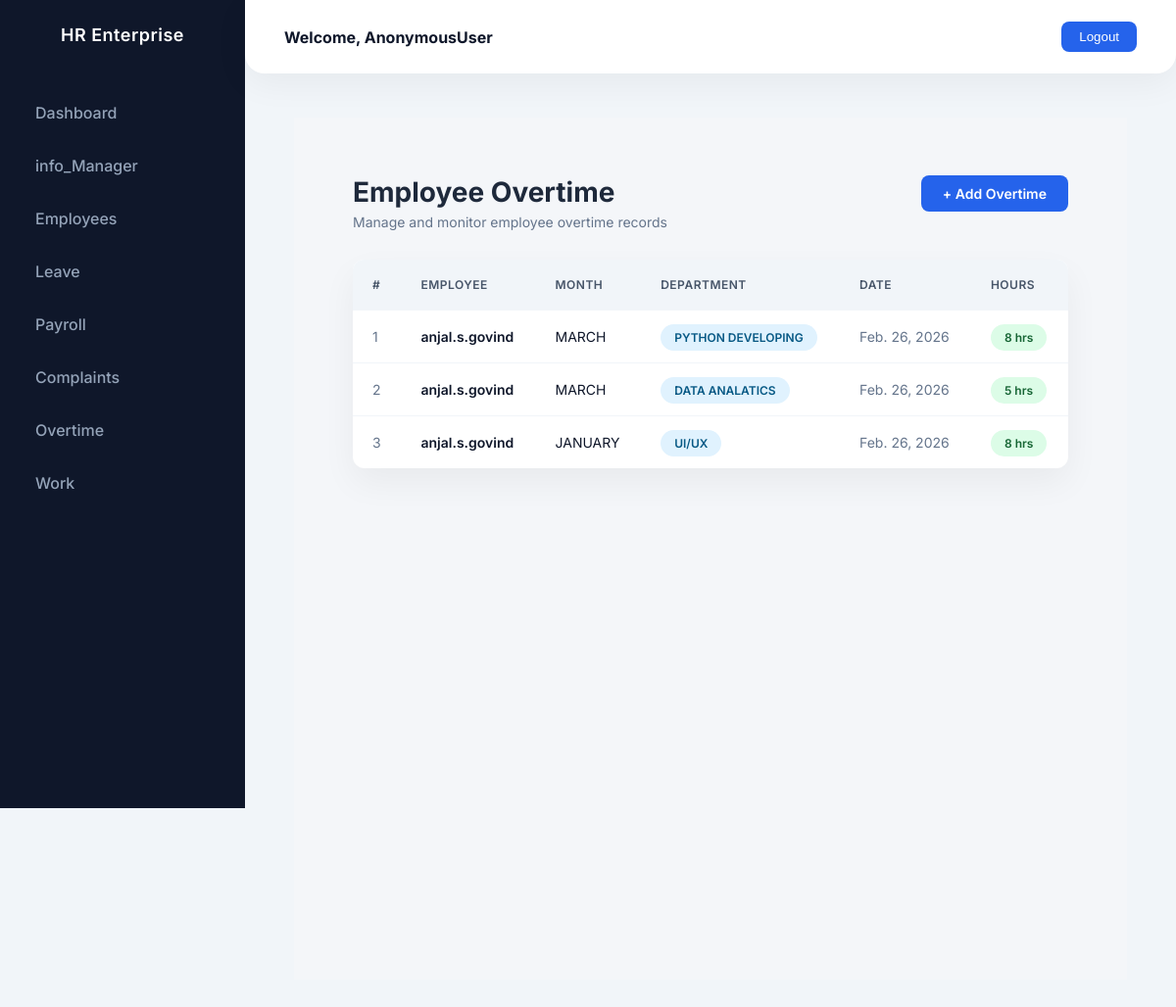
/over_view_hr, run on an earlier commit of the app's database.
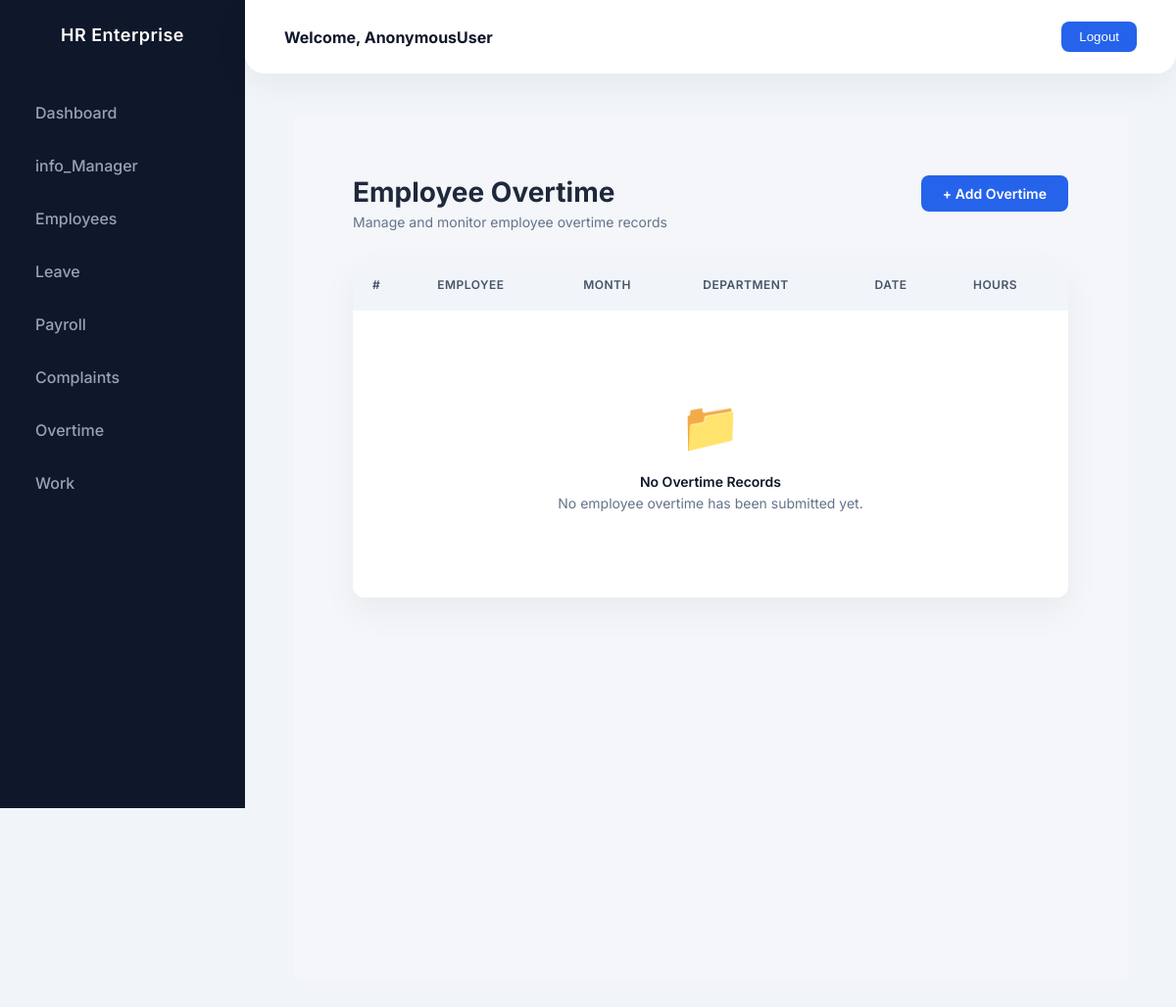
And on a later commit of the database.
### Hr_cloud_app/models.py (models this page shows)
class Overtime(models.Model):
    employee = models.ForeignKey("employee",on_delete=models.DO_NOTHING)
    month = (
        ("JANUARY", "JANUARY"),
        ("FEBRUARY", "FEBRUARY"),
        ("MARCH", "MARCH"),
        ("APRIL", "APRIL"),
        (" MAY", "MAY"),
        ("JUNE", "JUNE"),
        ("JULY  ", " JULY"),
        ("AUGUST", "AUGUST"),
        ("SEPTEMBER", "SEPTEMBER"),
        ("OCTOBER", "OCTOBER"),
        ("NOVEMBER  ", "NOVEMBER"),
        ("DECEMBER  ", "DECEMBER"),
    )
    months = models.CharField(max_length=100,
                                  choices=month,
                                  default="JANUARY")
    day = (
        ("MONDAY", "MONDAY"),
        ("TUESDAY", "TUESDAY"),
        ("WEDNESDAY", "WEDNESDAY"),
        ("THURSDAY", "THURSDAY"),
        ("FRIDAY", "FRIDAY"),
        ("SATURDAY", "SATURDAY"),
        ("SUNDAY", "SUNDAY"),
    )
    days = models.CharField(max_length=100,
                                  choices=day,
                                  default="MONDAY")
    department = (
        ("UI/UX", "Ui/Ux"),
        ("DATA SCIENCE", "data science"),
        ("PYTHON DEVELOPING", "python_developing"),
        ("FLUTTER", "flutter"),
        ("DATA ANALATICS", "data analytics"),
        ("REACT", "react"),
        ("FRONT END DEVELOPING", "front end development"),
        ("BACK END DEVELOPING", "back end development"),
        ("DEVOPS", "devops"),
        ("CLOUD", "cloud"),
    )
    department = models.CharField(max_length=100,
                                  choices=department,
                                  default="UI/UX")
    date = models.DateField(auto_now_add=True)
    hour = models.IntegerField()

class Employee(models.Model):
    employee_details =  models.OneToOneField("Login",on_delete=models.DO_NOTHING)
    name = models.CharField(max_length=100)
    email = models.EmailField()
    phone = models.IntegerField()
    department = models.CharField(max_length=100)
    account = models.CharField(max_length=100)
    address = models.TextField()
    document = models.FileField(upload_to='documents/')
    def __str__(self):
        return self.name

### Hr_cloud_app/hrviews.py (the view)
# urls.py: path('over_view_hr',hrviews.over_view_hr,name='over_view_hr'),
def over_view_hr(request):
    data = Overtime.objects.all()
    return render(request,'hr/overview_hr.html',{'data':data})

### templates/hr/overview_hr.html (shortened to what this page needs)
{% extends "hr/dashhr.html" %}
{% load crispy_forms_tags %}
{% block content %}
<div class="hr-page-wrapper">
    <div class="hr-page-header">
        <div>
            <h1>Employee Overtime</h1>
            <p>Manage and monitor employee overtime records</p>
        </div>
        <div>
            <a href="#" class="btn-hr-primary">
                + Add Overtime
            </a>
        </div>
    </div>
    <div class="hr-table-card">
        <table class="hr-table">
            <thead>
                <tr>
                    <th>#</th>
                    <th>Employee</th>
                    <th>Month</th>
                    <th>Department</th>
                    <th>Date</th>
                    <th>Hours</th>
                </tr>
            </thead>
            <tbody>
                {% for i in data %}
                <tr>
                    <td class="muted">{{ forloop.counter }}</td>
                    <td class="employee-name">
                        {{ i.employee }}
                    </td>
                    <td>{{ i.months }}</td>
                    <td>
                        <span class="department-pill">
                            {{ i.department }}
                        </span>
                    </td>
                    <td class="muted">{{ i.date }}</td>
                    <td>
                        <span class="hours-pill">
                            {{ i.hour }} hrs
                        </span>
                    </td>
                </tr>
                {% empty %}
                <tr>
                    <td colspan="6">
                        <div class="empty-state">
                            <div class="empty-icon">📁</div>
                            <h4>No Overtime Records</h4>
                            <p>No employee overtime has been submitted yet.</p>
                        </div>
                    </td>
                </tr>
                {% endfor %}
            </tbody>
        </table>
    </div>
</div>
{% endblock %}

What changed in the data, as far as the page shows it:
removed Overtime: employee "anjal.s.govind", months "MARCH", department "PYTHON DEVELOPING", date "Feb. 26, 2026", hour "8"
removed Overtime: employee "anjal.s.govind", months "MARCH", department "DATA ANALATICS", date "Feb. 26, 2026", hour "5"
removed Overtime: employee "anjal.s.govind", months "JANUARY", department "UI/UX", date "Feb. 26, 2026", hour "8"
Also different on the page:
text now shown: "📁 No Overtime Records No employee overtime has been submitted yet."
